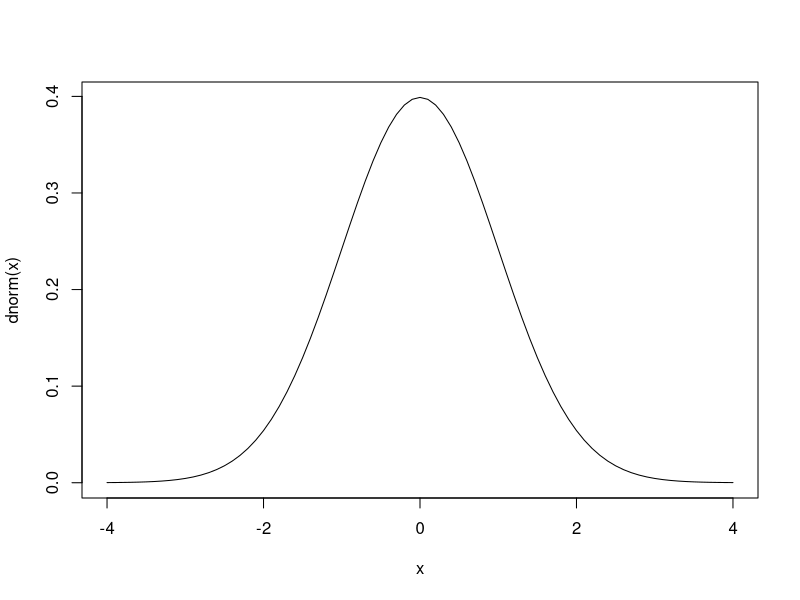
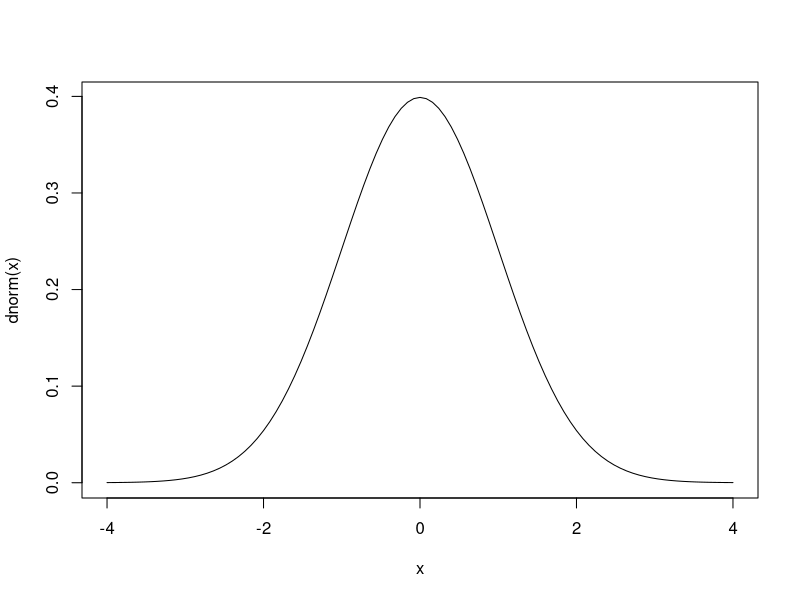
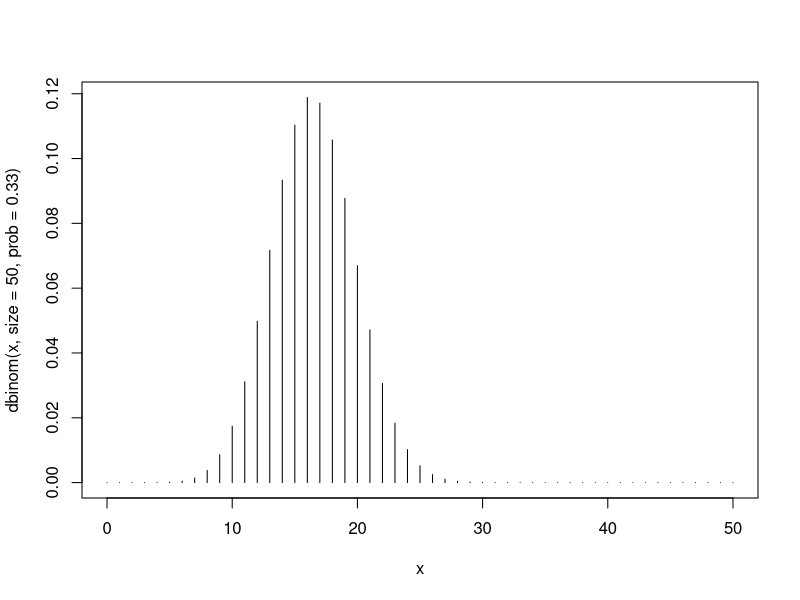

The R script that drew these images, in order:
# Muestreo aleatorio

sample(1:40, 5) # Escoger aleatoriamente 5 numeros desde 1:40


sample(c("H", "T"), 10, replace = T)

sample(c("exito", "falla"), 10, replace=T,prob=c(0.9, 0.1))

# Calculando probabilidades  y combinatorias
# La probabilidad de obtener  cinco numeros de muestra de 40 
# elementos, sin reemplazamiento
1/prod(40:36)

# La posibilidad  de ganar el Loto es
prod(5:1)/prod(40:36)

help(choose)

1/choose(40,5)

# Distribuciones en R
# + Densidad o probabilidad puntual
# + Probabilidad acumulativa, funcion distribucion
# + Quantiles 
# + Numeros Pseudo- random

# Densidad de la funcion normal

x <- seq(-4, 4, 0.1)
plot(x, dnorm(x), type="l")

# Una forma alternativa es la siguiente
curve(dnorm(x), from=-4, to=4)

# Para distribuciones discretas
x <- 0:50
plot(x,dbinom(x, size=50, prob=.33), type="h")

# Funciones de distribucion acumulativa
1- pnorm(160, mean=132, sd=13)

1 -pbinom(15, size=20, prob=.5)


